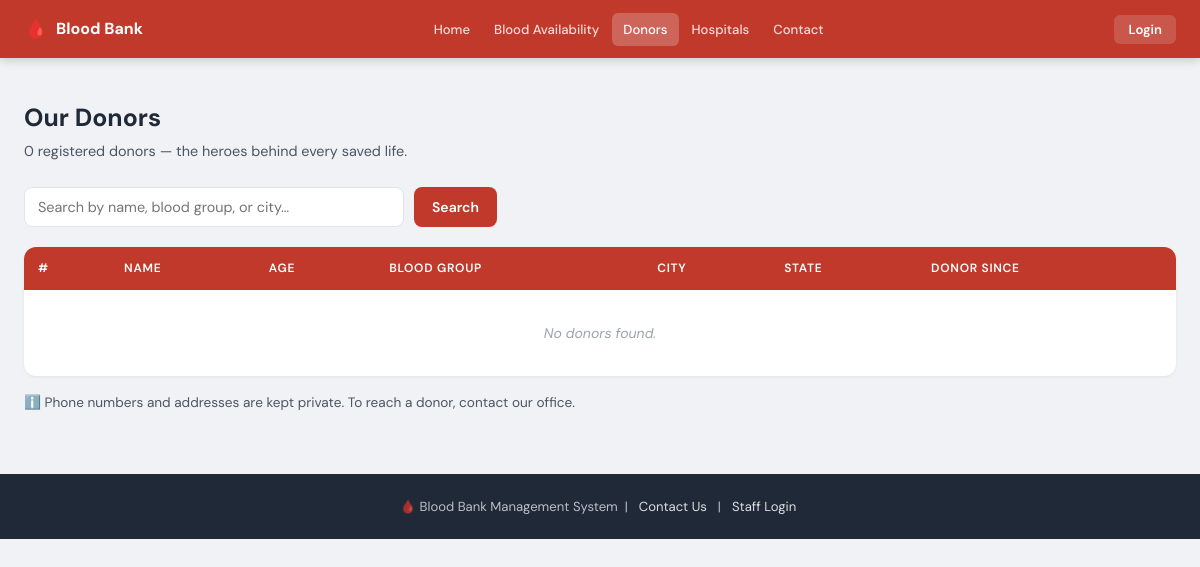
Page /visitor/donors.php on the earlier database version.
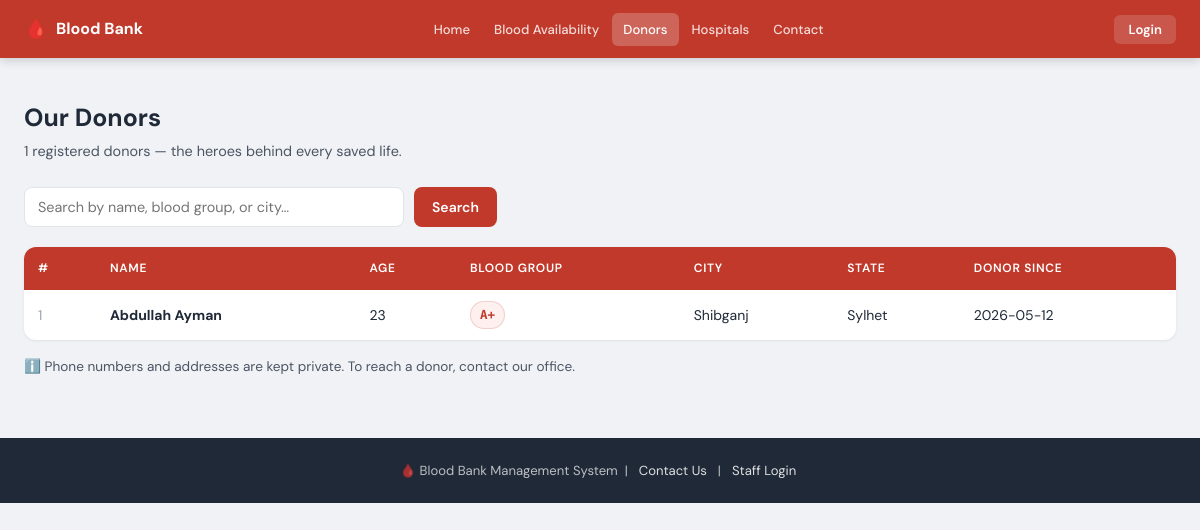
Same page on the later database version.
### tables this page shows
CREATE TABLE `donor` (
  `Donor_ID`    INT          NOT NULL AUTO_INCREMENT,
  `Name`        VARCHAR(100) NOT NULL,
  `Age`         INT          DEFAULT NULL,
  `Phone`       VARCHAR(20)  DEFAULT NULL,
  `Blood_Group` VARCHAR(3)   DEFAULT NULL,
  `Street`      VARCHAR(255) DEFAULT NULL,
  `City`        VARCHAR(150) DEFAULT NULL,
  `State`       VARCHAR(100) DEFAULT NULL,
  `PIN_Code`    VARCHAR(10)  DEFAULT NULL,
  `Date_Joined` DATE         DEFAULT NULL,
  PRIMARY KEY (`Donor_ID`)
);

### visitor/donors.php (the view, shortened to what this page needs)
<?php
require_once 'config.php';
$s = isset($_GET['search']) ? mysqli_real_escape_string($conn, $_GET['search']) : '';
$where = $s ? "WHERE Name LIKE '%$s%' OR Blood_Group LIKE '%$s%' OR City LIKE '%$s%'" : '';
$result = mysqli_query($conn, "SELECT Donor_ID, Name, Age, Blood_Group, City, State, Date_Joined FROM donor $where ORDER BY Name");
$total  = mysqli_fetch_row(mysqli_query($conn, "SELECT COUNT(*) FROM donor"))[0];
?>
<!DOCTYPE html>
<html lang="en">
<head>
    <link rel="stylesheet" href="style.css">
</head>
<body>
<?php include 'navbar.php'; ?>
<div class="container">
    <div class="page-header">
        <div>
            <h1>Our Donors</h1>
            <p><?php echo $total; ?> registered donors — the heroes behind every saved life.</p>
        </div>
    </div>
    <form method="GET" class="search-bar">
        <input type="text" name="search" placeholder="Search by name, blood group, or city…" value="<?php echo htmlspecialchars($s); ?>">
        <button type="submit" class="btn btn-primary">Search</button>
    </form>
    <table>
        <thead>
            <tr>
                <th>#</th>
                <th>Name</th>
                <th>Age</th>
                <th>Blood Group</th>
                <th>City</th>
                <th>State</th>
                <th>Donor Since</th>
            </tr>
        </thead>
        <tbody>
        <?php $n = 0; while ($r = mysqli_fetch_assoc($result)): $n++; ?>
        <tr>
            <td style="color:var(--gray-400);"><?php echo $n; ?></td>
            <td><strong><?php echo htmlspecialchars($r['Name']); ?></strong></td>
            <td><?php echo $r['Age']; ?></td>
            <td><span class="blood-badge"><?php echo $r['Blood_Group']; ?></span></td>
            <td><?php echo htmlspecialchars($r['City']); ?></td>
            <td><?php echo htmlspecialchars($r['State']); ?></td>
            <td><?php echo $r['Date_Joined']; ?></td>
        </tr>
        <?php endwhile; if ($n === 0): ?>
        <tr><td colspan="7" class="empty">No donors found.</td></tr>
        <?php endif; ?>
        </tbody>
    </table>
    <p style="margin-top:16px;font-size:.85rem;color:var(--gray-600);">
        ℹ️ Phone numbers and addresses are kept private. To reach a donor, contact our office.
    </p>
</div>
<footer>
    <p>🩸 Blood Bank Management System &nbsp;|&nbsp; <a href="contact.php">Contact Us</a> &nbsp;|&nbsp; <a href="../login.php">Staff Login</a></p>
</footer>
</body>
</html>

Differences in the rows shown:
added donor: Name "Abdullah Ayman", Age "23", Blood_Group "A+", City "Shibganj", State "Sylhet", Date_Joined "2026-05-12"
Other differences:
$total: "0" → "1"
text no longer shown: "No donors found."
